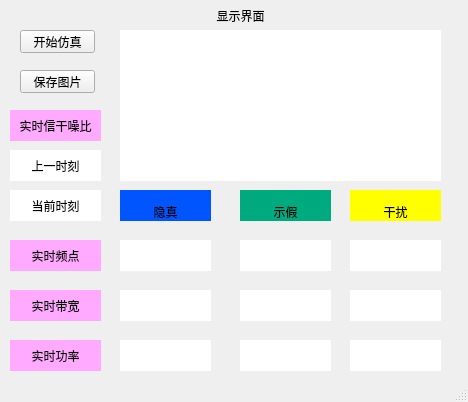
<?xml version="1.0" encoding="UTF-8"?>
<ui version="4.0">
 <class>MainWindow</class>
 <widget class="QMainWindow" name="MainWindow">
  <property name="geometry">
   <rect>
    <x>0</x>
    <y>0</y>
    <width>468</width>
    <height>402</height>
   </rect>
  </property>
  <property name="windowTitle">
   <string>MainWindow</string>
  </property>
  <widget class="QWidget" name="centralwidget">
   <widget class="QLabel" name="label_4">
    <property name="geometry">
     <rect>
      <x>120</x>
      <y>30</y>
      <width>321</width>
      <height>151</height>
     </rect>
    </property>
    <property name="styleSheet">
     <string notr="true">background-color:rgb(255, 255, 255);
border-image:url(./信道占用模拟_3.png) 4 4 4 4 stretch stretch;</string>
    </property>
    <property name="text">
     <string/>
    </property>
   </widget>
   <widget class="QLabel" name="label_7">
    <property name="geometry">
     <rect>
      <x>10</x>
      <y>240</y>
      <width>91</width>
      <height>31</height>
     </rect>
    </property>
    <property name="styleSheet">
     <string notr="true">background-color:rgb(255, 170, 255)</string>
    </property>
    <property name="text">
     <string>实时频点</string>
    </property>
    <property name="textFormat">
     <enum>Qt::AutoText</enum>
    </property>
    <property name="alignment">
     <set>Qt::AlignCenter</set>
    </property>
   </widget>
   <widget class="QLabel" name="label_8">
    <property name="geometry">
     <rect>
      <x>10</x>
      <y>290</y>
      <width>91</width>
      <height>31</height>
     </rect>
    </property>
    <property name="styleSheet">
     <string notr="true">background-color:rgb(255, 170, 255)</string>
    </property>
    <property name="text">
     <string>实时带宽</string>
    </property>
    <property name="textFormat">
     <enum>Qt::AutoText</enum>
    </property>
    <property name="alignment">
     <set>Qt::AlignCenter</set>
    </property>
   </widget>
   <widget class="QLabel" name="label_9">
    <property name="geometry">
     <rect>
      <x>10</x>
      <y>340</y>
      <width>91</width>
      <height>31</height>
     </rect>
    </property>
    <property name="styleSheet">
     <string notr="true">background-color:rgb(255, 170, 255)</string>
    </property>
    <property name="text">
     <string>实时功率</string>
    </property>
    <property name="textFormat">
     <enum>Qt::AutoText</enum>
    </property>
    <property name="alignment">
     <set>Qt::AlignCenter</set>
    </property>
   </widget>
   <widget class="QLabel" name="label_10">
    <property name="geometry">
     <rect>
      <x>240</x>
      <y>190</y>
      <width>91</width>
      <height>31</height>
     </rect>
    </property>
    <property name="styleSheet">
     <string notr="true">background-color: rgb(0, 170, 127);
font: 16pt &quot;Adobe Arabic&quot;;</string>
    </property>
    <property name="text">
     <string>示假</string>
    </property>
    <property name="textFormat">
     <enum>Qt::AutoText</enum>
    </property>
    <property name="alignment">
     <set>Qt::AlignBottom|Qt::AlignHCenter</set>
    </property>
   </widget>
   <widget class="QLabel" name="label_11">
    <property name="geometry">
     <rect>
      <x>120</x>
      <y>190</y>
      <width>91</width>
      <height>31</height>
     </rect>
    </property>
    <property name="styleSheet">
     <string notr="true">background-color: rgb(0, 85, 255);
font: 16pt &quot;Adobe Arabic&quot;;</string>
    </property>
    <property name="text">
     <string>隐真</string>
    </property>
    <property name="textFormat">
     <enum>Qt::AutoText</enum>
    </property>
    <property name="alignment">
     <set>Qt::AlignBottom|Qt::AlignHCenter</set>
    </property>
   </widget>
   <widget class="QLabel" name="label_12">
    <property name="geometry">
     <rect>
      <x>350</x>
      <y>190</y>
      <width>91</width>
      <height>31</height>
     </rect>
    </property>
    <property name="styleSheet">
     <string notr="true">background-color: rgb(255, 255, 0);
font: 16pt &quot;Adobe Arabic&quot;;</string>
    </property>
    <property name="text">
     <string>干扰</string>
    </property>
    <property name="textFormat">
     <enum>Qt::AutoText</enum>
    </property>
    <property name="alignment">
     <set>Qt::AlignBottom|Qt::AlignHCenter</set>
    </property>
   </widget>
   <widget class="QLabel" name="label_13">
    <property name="geometry">
     <rect>
      <x>120</x>
      <y>240</y>
      <width>91</width>
      <height>31</height>
     </rect>
    </property>
    <property name="styleSheet">
     <string notr="true">background-color:rgb(255, 255, 255)</string>
    </property>
    <property name="text">
     <string/>
    </property>
   </widget>
   <widget class="QLabel" name="label_14">
    <property name="geometry">
     <rect>
      <x>120</x>
      <y>290</y>
      <width>91</width>
      <height>31</height>
     </rect>
    </property>
    <property name="styleSheet">
     <string notr="true">background-color:rgb(255, 255, 255)</string>
    </property>
    <property name="text">
     <string/>
    </property>
   </widget>
   <widget class="QLabel" name="label_15">
    <property name="geometry">
     <rect>
      <x>120</x>
      <y>340</y>
      <width>91</width>
      <height>31</height>
     </rect>
    </property>
    <property name="styleSheet">
     <string notr="true">background-color:rgb(255, 255, 255)</string>
    </property>
    <property name="text">
     <string/>
    </property>
   </widget>
   <widget class="QLabel" name="label_16">
    <property name="geometry">
     <rect>
      <x>240</x>
      <y>240</y>
      <width>91</width>
      <height>31</height>
     </rect>
    </property>
    <property name="styleSheet">
     <string notr="true">background-color:rgb(255, 255, 255)</string>
    </property>
    <property name="text">
     <string/>
    </property>
   </widget>
   <widget class="QLabel" name="label_17">
    <property name="geometry">
     <rect>
      <x>240</x>
      <y>290</y>
      <width>91</width>
      <height>31</height>
     </rect>
    </property>
    <property name="styleSheet">
     <string notr="true">background-color:rgb(255, 255, 255)</string>
    </property>
    <property name="text">
     <string/>
    </property>
   </widget>
   <widget class="QLabel" name="label_18">
    <property name="geometry">
     <rect>
      <x>240</x>
      <y>340</y>
      <width>91</width>
      <height>31</height>
     </rect>
    </property>
    <property name="styleSheet">
     <string notr="true">background-color:rgb(255, 255, 255)</string>
    </property>
    <property name="text">
     <string/>
    </property>
   </widget>
   <widget class="QLabel" name="label_19">
    <property name="geometry">
     <rect>
      <x>350</x>
      <y>240</y>
      <width>91</width>
      <height>31</height>
     </rect>
    </property>
    <property name="styleSheet">
     <string notr="true">background-color:rgb(255, 255, 255)</string>
    </property>
    <property name="text">
     <string/>
    </property>
   </widget>
   <widget class="QLabel" name="label_20">
    <property name="geometry">
     <rect>
      <x>350</x>
      <y>290</y>
      <width>91</width>
      <height>31</height>
     </rect>
    </property>
    <property name="styleSheet">
     <string notr="true">background-color:rgb(255, 255, 255)</string>
    </property>
    <property name="text">
     <string/>
    </property>
   </widget>
   <widget class="QLabel" name="label_21">
    <property name="geometry">
     <rect>
      <x>350</x>
      <y>340</y>
      <width>91</width>
      <height>31</height>
     </rect>
    </property>
    <property name="styleSheet">
     <string notr="true">background-color:rgb(255, 255, 255)</string>
    </property>
    <property name="text">
     <string/>
    </property>
   </widget>
   <widget class="QLabel" name="label_22">
    <property name="geometry">
     <rect>
      <x>170</x>
      <y>0</y>
      <width>141</width>
      <height>31</height>
     </rect>
    </property>
    <property name="styleSheet">
     <string notr="true">font: 11pt &quot;Adobe Arabic&quot;;</string>
    </property>
    <property name="text">
     <string>显示界面</string>
    </property>
    <property name="textFormat">
     <enum>Qt::AutoText</enum>
    </property>
    <property name="alignment">
     <set>Qt::AlignCenter</set>
    </property>
   </widget>
   <widget class="QPushButton" name="pushButton">
    <property name="geometry">
     <rect>
      <x>20</x>
      <y>30</y>
      <width>75</width>
      <height>23</height>
     </rect>
    </property>
    <property name="text">
     <string>开始仿真</string>
    </property>
   </widget>
   <widget class="QPushButton" name="pushButton_2">
    <property name="geometry">
     <rect>
      <x>20</x>
      <y>70</y>
      <width>75</width>
      <height>23</height>
     </rect>
    </property>
    <property name="text">
     <string>保存图片</string>
    </property>
   </widget>
   <widget class="QLabel" name="label_23">
    <property name="geometry">
     <rect>
      <x>10</x>
      <y>110</y>
      <width>91</width>
      <height>31</height>
     </rect>
    </property>
    <property name="styleSheet">
     <string notr="true">background-color:rgb(255, 170, 255)</string>
    </property>
    <property name="text">
     <string>实时信干噪比</string>
    </property>
    <property name="textFormat">
     <enum>Qt::AutoText</enum>
    </property>
    <property name="alignment">
     <set>Qt::AlignCenter</set>
    </property>
   </widget>
   <widget class="QLabel" name="label_24">
    <property name="geometry">
     <rect>
      <x>10</x>
      <y>150</y>
      <width>91</width>
      <height>31</height>
     </rect>
    </property>
    <property name="styleSheet">
     <string notr="true">background-color:rgb(255, 255, 255)</string>
    </property>
    <property name="text">
     <string>上一时刻</string>
    </property>
    <property name="alignment">
     <set>Qt::AlignCenter</set>
    </property>
   </widget>
   <widget class="QLabel" name="label_25">
    <property name="geometry">
     <rect>
      <x>10</x>
      <y>190</y>
      <width>91</width>
      <height>31</height>
     </rect>
    </property>
    <property name="styleSheet">
     <string notr="true">background-color:rgb(255, 255, 255)</string>
    </property>
    <property name="text">
     <string>当前时刻</string>
    </property>
    <property name="alignment">
     <set>Qt::AlignCenter</set>
    </property>
   </widget>
  </widget>
  <widget class="QStatusBar" name="statusbar"/>
 </widget>
 <resources/>
 <connections/>
</ui>
